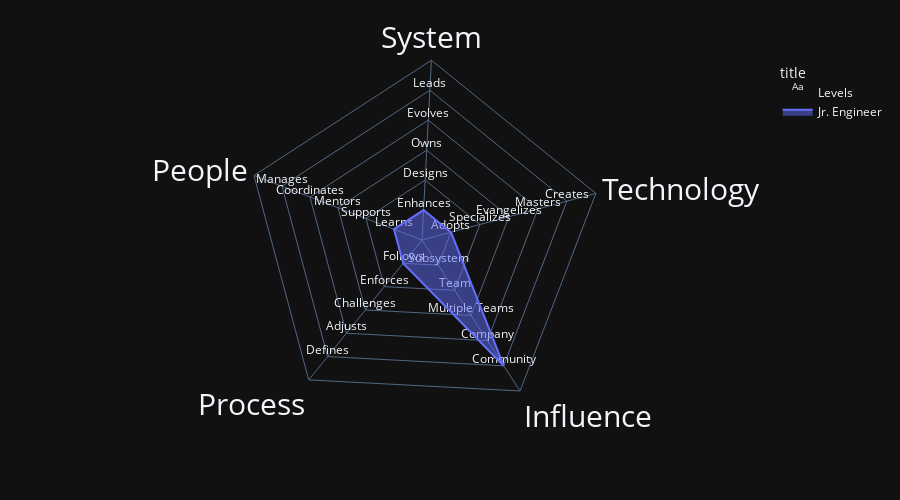

Notebook source saved alongside this figure:
### Code cell
fig = plot_engineering_ladders(engineer, template="plotly_dark", height=500)
fig

### Figure 1 — Plotly figure (JSON) as saved in the notebook; plotly's stock layout.template omitted (floating-point values rounded to 4 significant figures)
{"data": [{"hovertemplate": ["Actively learns and adopts the technology and tools defined by the team", "Is the go-to person for one or more technologies and takes initiative to learn new ones", "Researches, creates proofs of concept and introduces new technologies to the team", "Has very deep knowledge about the whole technology stack of the system", "Designs and creates new technologies that are widely used either by internal or external teams", "Successfully pushes new features and bug fixes to improve and extend the system", "Designs and implements medium to large size features while reducing the system’s tech debt", "Owns the production operation and monitoring of the system and is aware of its SLAs", "Evolves the architecture to support future requirements and defines its SLAs", "Leads the technical excellence of the system and creates plans to mitigate outages", "Quickly learns from others and consistently steps up when it is required", "Proactively supports other team members and helps them to be successful", "Mentors others to accelerate their career-growth and encourages them to participate", "Coordinates team members providing effective feedback and moderating discussions", "Manages the team members’ career, expectations, performance and level of happiness", "Follows the team processes, delivering a consistent flow of features to production", "Enforces the team processes, making sure everybody understands the benefits and tradeoffs", "Challenges the team processes, looking for ways to improve them", "Adjusts the team processes, listening to feedback and guiding the team through the changes", "Defines the right processes for the team’s maturity level, balancing agility and discipline", "Makes an impact on one or more subsystems", "Makes an impact on the whole team, not just on specific parts of it", "Makes an impact not only his/her team but also on other teams", "Makes an impact on the whole tech organization", "Makes an impact on the tech community"], "mode": "text", "name": "Levels", "r": [1, 2, 3, 4, 5, 1, 2, 3, 4, 5, 1, 2, 3, 4, 5, 1, 2, 3, 4, 5, 1, 2, 3, 4, 5], "text": ["Adopts", "Specializes", "Evangelizes", "Masters", "Creates", "Enhances", "Designs", "Owns", "Evolves", "Leads", "Learns", "Supports", "Mentors", "Coordinates", "Manages", "Follows", "Enforces", "Challenges", "Adjusts", "Defines", "Subsystem", "Team", "Multiple Teams", "Company", "Community"], "textposition": "top center", "theta": ["Technology", "Technology", "Technology", "Technology", "Technology", "System", "System", "System", "System", "System", "People", "People", "People", "People", "People", "Process", "Process", "Process", "Process", "Process", "Influence", "Influence", "Influence", "Influence", "Influence"], "type": "scatterpolar"}, {"customdata": [["Actively learns and adopts the technology and tools defined by the team"], ["Successfully pushes new features and bug fixes to improve and extend the system"], ["Quickly learns from others and consistently steps up when it is required"], ["Follows the team processes, delivering a consistent flow of features to production"], ["Makes an impact on the tech community"], ["Actively learns and adopts the technology and tools defined by the team"]], "fill": "toself", "hovertemplate": "<b>%{hovertext}</b><br><br>title=Jr. Engineer<br>value=%{r}<br>axis=%{theta}<br>description=%{customdata[0]}<extra></extra>", "hovertext": ["ADOPTS", "ENHANCES", "LEARNS", "FOLLOWS", "COMMUNITY", "ADOPTS"], "legendgroup": "Jr. Engineer", "line": {"color": "#636efa", "dash": "solid"}, "marker": {"symbol": "circle"}, "mode": "lines", "name": "Jr. Engineer", "opacity": 1, "r": [1, 1, 1, 1, 5, 1], "showlegend": true, "subplot": "polar", "theta": ["Technology", "System", "People", "Process", "Influence", "Technology"], "type": "scatterpolar"}], "layout": {"height": 500, "legend": {"title": {"text": "title"}, "tracegroupgap": 0}, "margin": {"t": 60}, "polar": {"angularaxis": {"rotation": 15, "tickfont": {"size": 30}}, "domain": {"x": [0, 1], "y": [0, 1]}, "gridshape": "linear", "radialaxis": {"dtick": 1, "range": [0, 6], "showline": false, "showticklabels": false, "visible": true}}}}
